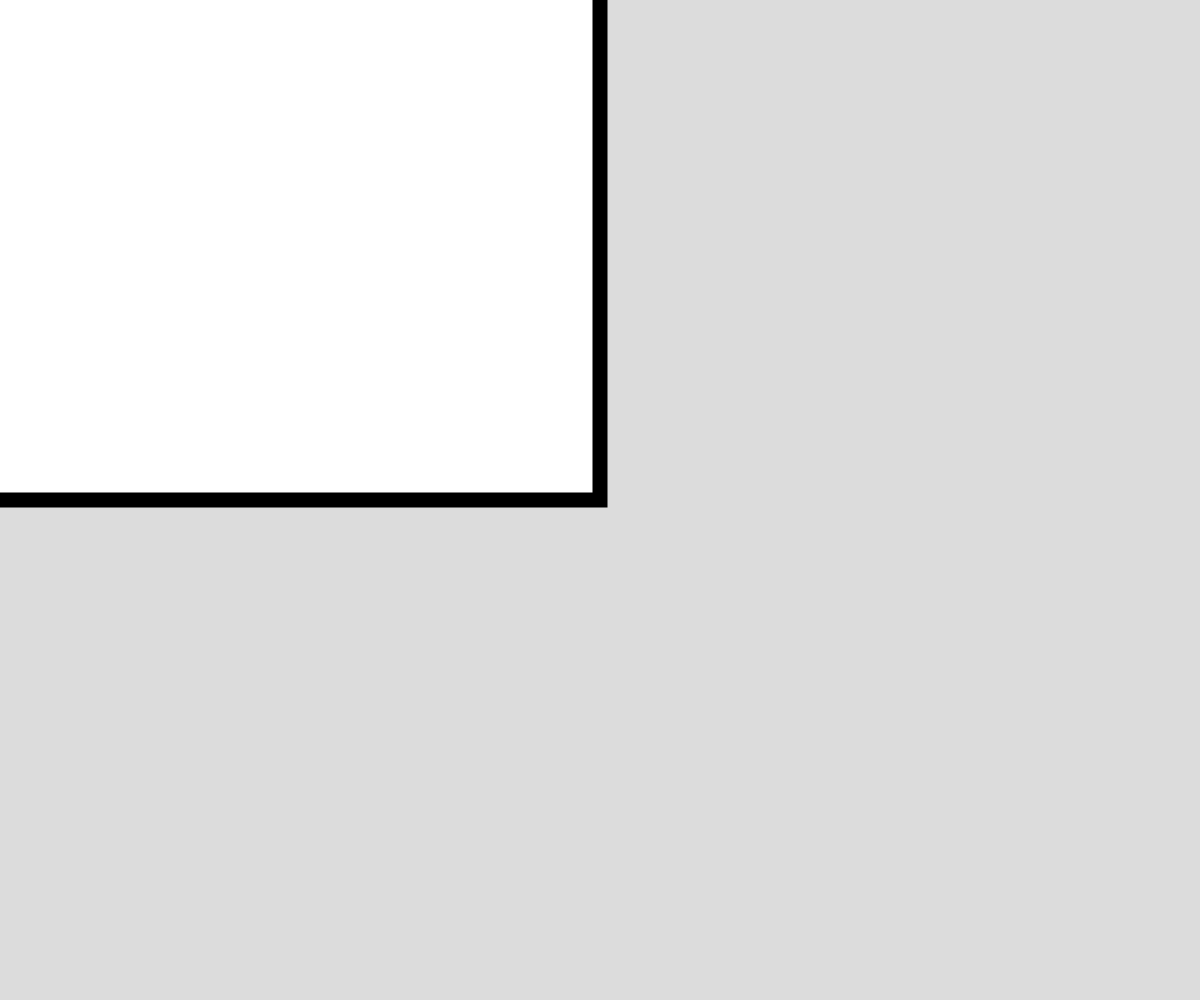
Frame 1 (no input)
Frame 60 (no input): identical to frame 1, image omitted
Frame 120 (the mouse pressed at the canvas centre since frame 60): identical to frame 1, image omitted

The p5.js sketch that drew this single still picture (run headless with seeded random() and noise() and a simulated clock; from frame 60 on, the mouse is pressed at the canvas centre):

// p5.js sketch
// ── sketch.js
// Project Title
// Your Name
// Date
//
// Extra for Experts:
// - describe what you did to take this project "above and beyond"
//Diagonal Line art

let gridSpacing = 20;
const PADDING=40;

function setup() {
  createCanvas(windowWidth, windowHeight);
  rectMode(CENTER);
}


function draw() {
  background(220);
  border();


}

function drawGrid() {
  for (let x = gridSpacing / 2+PADDING; x < width-PADDING; x += gridSpacing) {
    for (let y = gridSpacing / 2+PADDING; y < width-PADDING; y += gridSpacing) {
      rect(x, y, gridSpacing, gridSpacing);
    }
  }
}

function border() {
  strokeWeight(15);
  rect(0, 0, width, height);
  strokeWeight(2);
}


// ── Diagonal Lines.js
// Project Title
// Your Name
// Date
//
// Extra for Experts:
// - describe what you did to take this project "above and beyond"
//Diagonal Line art

let GRID_SIZE = 50;

function setup() {
  createCanvas(windowWidth, windowHeight);
}

function diagonal(x, y, s, dir) {
  //direction: 0-> ascending, 1 -> descending
  if (dir === 0) {
    line(x - s / 2, y + s / 2, x + s / 2, y - s / 2);

  }
  else {
    line(x - s / 2, y - s / 2, x + s / 2, y + s / 2);
  }
}

function draw() {
  GRID_SIZE=map(mouseX,0,width,3,60);
  randomSeed(1000);
  background(220);
  border();
  //rectMode(CENTER);
  //rect(width / 2, height / 2, GRID_SIZE, GRID_SIZE);
  //diagonal(width/2,height/2, GRID_SIZE,1);
  createTiles();
}

function createTiles() {
  for (let x = GRID_SIZE / 2; x < width; x += GRID_SIZE) {
    for(let y = GRID_SIZE/2; y<height; y+=GRID_SIZE){
      diagonal(x,y,GRID_SIZE,int(random(2)));
    }
  }
}

function border() {
  strokeWeight(15);
  rect(0, 0, width, height);
  strokeWeight(2);
}
